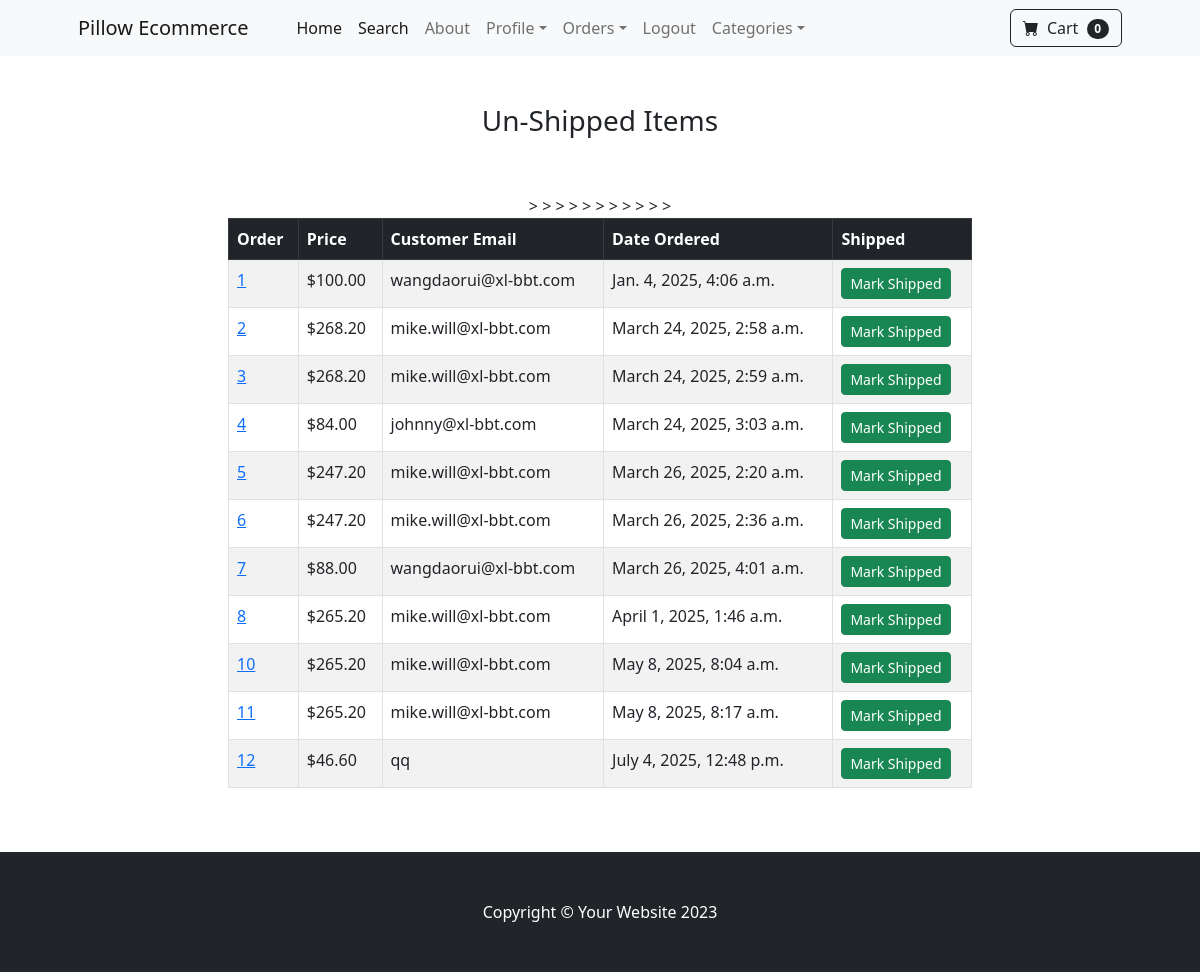
The page /payment/not_shipped_dash (signed in) on the database its author committed.
### payment/models.py (models this page shows, shortened)
class Order(models.Model):
    user = models.ForeignKey(User, on_delete=models.CASCADE, null=True, blank=True)
    full_name = models.CharField(max_length=250)
    email = models.EmailField(max_length=250)
    shipping_address = models.TextField(max_length=15000)
    amount_paid = models.DecimalField(max_digits=7, decimal_places=2)
    date_ordered = models.DateTimeField(auto_now_add=True)
    shipped = models.BooleanField(default=False)
    date_shipped = models.DateTimeField(blank=True, null=True)

### payment/views.py (the view, shortened to what this page needs)
# urls.py: path('not_shipped_dash', views.not_shipped_dash, name='not_shipped_dash'),
def not_shipped_dash(request):
    if request.user.is_authenticated and request.user.is_superuser:
        orders = Order.objects.filter(shipped=False)
        return render(request, 'payment/not_shipped_dash.html', {"orders": orders})
    else:
        messages.success(request, "Access Denied")
        return redirect('home')

### cart/cart.py (called while the page is built)
    def __len__(self):
        return len(self.cart)

### cart/context_processors.py (called while the page is built)
def cart(request):
    return {'cart': Cart(request)}

### payment/templates/payment/not_shipped_dash.html (shortened to what this page needs)
{% extends 'base.html' %}
{% block content %}
        <div class="container">
            <div class="row">
                <center>
                    <div class="col-8">
                        <br/><br/>
 <h3>Un-Shipped Items</h3>
                        <br/><br/>
 <table class="table table-striped table-hover table-bordered">
  <thead class="table-dark">
    <tr>
      <th scope="col">Order</th>
      <th scope="col">Price</th>
      <th scope="col">Customer Email</th>
      <th scope="col">Date Ordered</th>
      <th scope="col">Shipped</th>
    </tr>
  </thead>
  <tbody>
    {% for item in orders %}
    <tr>
        <td><a href="{% url 'orders' item.id %}">{{ item.id }}</a></td>
      <td>${{ item.amount_paid }}</td>
      <td>{{ item.email }}</td>
      <td>{{ item.date_ordered }}</td>
      <td>
          <form method="POST">
              <button type="submit" class="btn btn-success btn-sm" >Mark Shipped</button>
          </form>
      </td>>
    </tr>
    {% endfor %}
  </tbody>
</table>
<br/><br/>
                    </div>
                </center>
            </div>
        </div>
{% endblock %}

### rows shown on the page
Order: id "1", amount_paid "100.00", email "wangdaorui@xl-bbt.com", date_ordered "Jan. 4, 2025, 4:06 a.m."
Order: id "2", amount_paid "268.20", email "mike.will@xl-bbt.com", date_ordered "March 24, 2025, 2:58 a.m."
Order: id "3", amount_paid "268.20", email "mike.will@xl-bbt.com", date_ordered "March 24, 2025, 2:59 a.m."
Order: id "4", amount_paid "84.00", email "johnny@xl-bbt.com", date_ordered "March 24, 2025, 3:03 a.m."
Order: id "5", amount_paid "247.20", email "mike.will@xl-bbt.com", date_ordered "March 26, 2025, 2:20 a.m."
Order: id "6", amount_paid "247.20", email "mike.will@xl-bbt.com", date_ordered "March 26, 2025, 2:36 a.m."
Order: id "7", amount_paid "88.00", email "wangdaorui@xl-bbt.com", date_ordered "March 26, 2025, 4:01 a.m."
Order: id "8", amount_paid "265.20", email "mike.will@xl-bbt.com", date_ordered "April 1, 2025, 1:46 a.m."
Order: id "10", amount_paid "265.20", email "mike.will@xl-bbt.com", date_ordered "May 8, 2025, 8:04 a.m."
Order: id "11", amount_paid "265.20", email "mike.will@xl-bbt.com", date_ordered "May 8, 2025, 8:17 a.m."
Order: id "12", amount_paid "46.60", email "qq", date_ordered "July 4, 2025, 12:48 p.m."

### other values the page prints
{{ cart|length }} "0"
